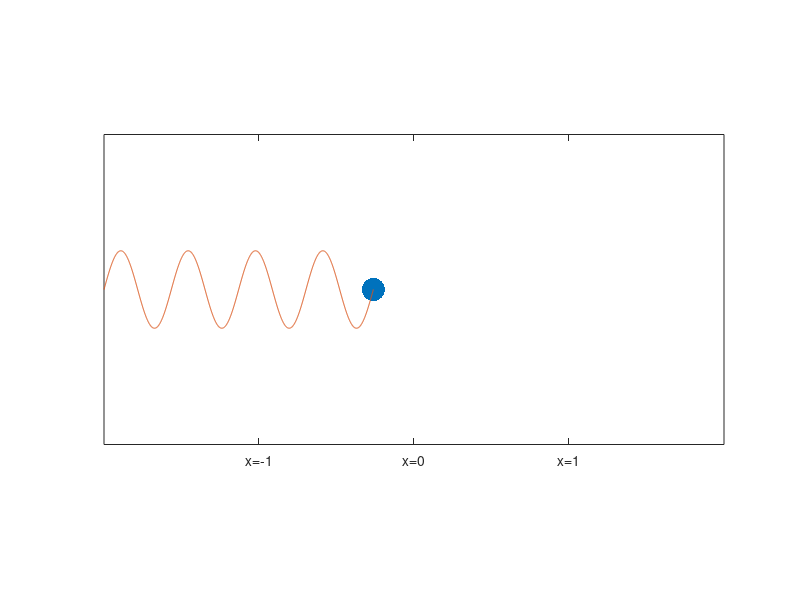

Recreate this plot in MATLAB.
m = 1; k = 1;
epoch = 50; steps = epoch * 30;
tRange = linspace(0, epoch, steps);
x = sin(tRange);

leftGaps = 1; rightGaps = 1;

bounds = [min(x) - leftGaps, max(x) + rightGaps, -1, 1];
springY = .25 * sin(8 * pi * linspace(0, 1, steps));

f = figure;
h = plot(x(1), 0, 'Marker', '.', 'MarkerSize', 50); hold on;
s = plot(linspace(min(x) - leftGaps, x(1), steps), springY);
axis('equal'); axis(bounds);
yticks([]); xticks([-1, 0, 1]);
xticklabels({'x=-1', 'x=0', 'x=1'});
shg; pause(1);

for i_ = 1:steps
    set(h, 'XData', x(i_));
    set(s, 'XData', linspace(min(x) - leftGaps, x(i_), steps));
    pause(.01);
end

hold off;
